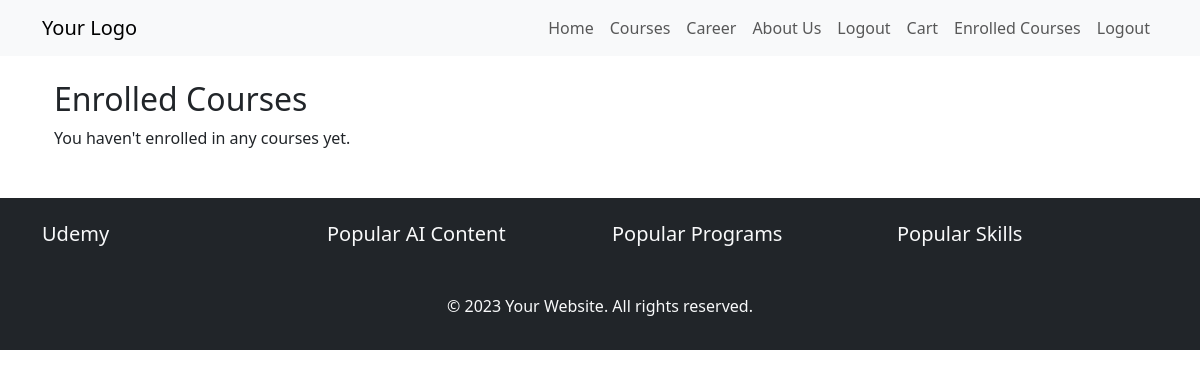
Page /enrolled-courses/ (signed in) on the earlier database version.
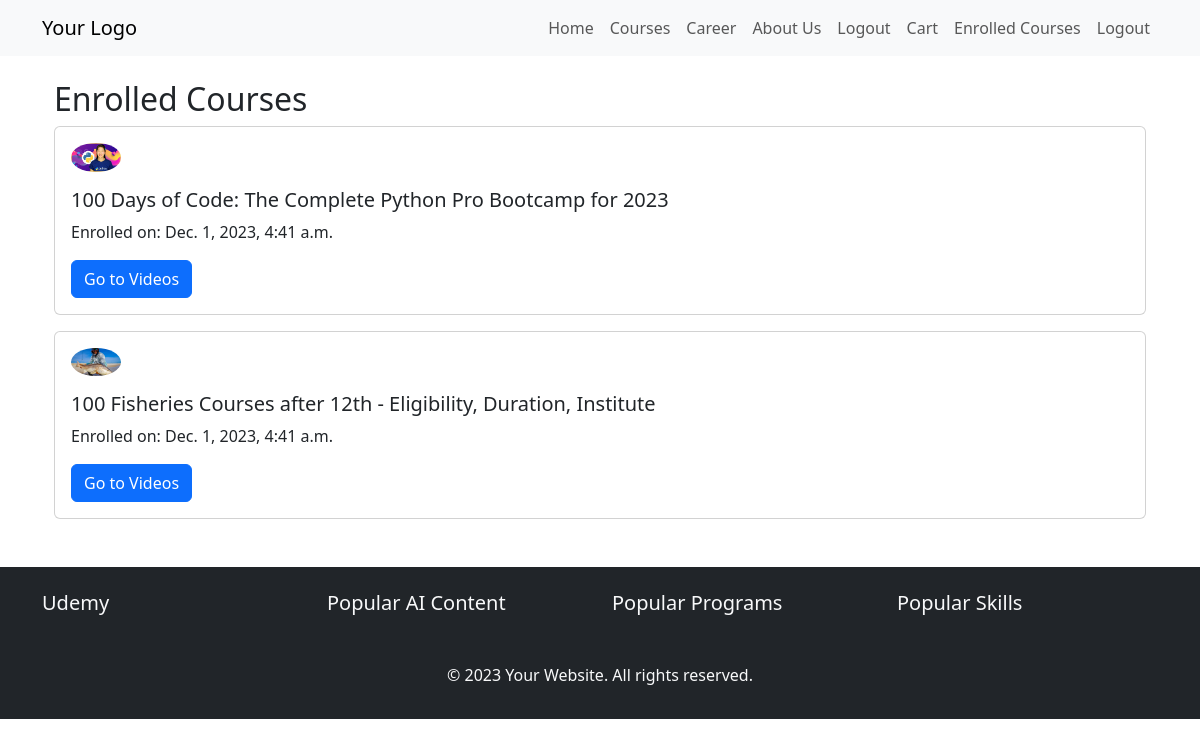
Same page on the later database version.
### Course/models.py (models this page shows, shortened)
class PurchasedCourses(models.Model):
    user = models.ForeignKey(CustomUser, on_delete=models.CASCADE)
    course = models.ForeignKey(Course, on_delete=models.CASCADE)
    purchase_date = models.DateTimeField(auto_now_add=True)

class Course(models.Model):
    title = models.CharField(max_length=255)
    first_description = models.TextField()
    second_description = models.TextField()
    thumbnail = models.ImageField(upload_to='course_thumbnails/', blank=True, null=True)
    rating = models.DecimalField(max_digits=3, decimal_places=2)
    students_enrolled = models.PositiveIntegerField()
    category =models.ForeignKey(Category, on_delete=models.CASCADE, null=True)
    price = models.DecimalField(max_digits=10, decimal_places=2, default=0)
    author=models.ForeignKey(Author, on_delete=models.CASCADE, null=True)
    total_modules = models.PositiveIntegerField( default=0)

### Course/views.py (the view)
# urls.py: path('enrolled-courses/', enrolled_courses, name='enrolled_courses'),
def enrolled_courses(request):
    enrolled_courses = PurchasedCourses.objects.filter(user=request.user)
    context = {
        'enrolled_courses': enrolled_courses,
    }
    return render(request, 'enrolled_courses.html', context)

### Course/templates/enrolled_courses.html (shortened to what this page needs)
{% extends 'base.html' %}
{% block content %}
  <div class="container mt-4">
    <h2>Enrolled Courses</h2>
    {% if enrolled_courses %}
      {% for enrolled_course in enrolled_courses %}
        <div class="card mb-3">
          <div class="card-body">
            <img src="{{ enrolled_course.course.thumbnail.url }}" alt="{{ enrolled_course.course.title }} Thumbnail" class="img-fluid rounded-circle mb-3" width="50">
            <h5 class="card-title">{{ enrolled_course.course.title }}</h5>
            <p class="card-text">Enrolled on: {{ enrolled_course.purchase_date }}</p>
            <a href="{% url 'course:course_videos' course_id=enrolled_course.course.id %}" class="btn btn-primary">Go to Videos</a>
          </div>
        </div>
      {% endfor %}
    {% else %}
      <p>You haven't enrolled in any courses yet.</p>
    {% endif %}
  </div>
{% endblock %}

### Course/templates/base.html (shortened to what this page needs)
<!DOCTYPE html>
<html lang="en">
<head>
    <link href="https://cdn.jsdelivr.net/npm/bootstrap@5.3.0/dist/css/bootstrap.min.css" rel="stylesheet">
    <link rel="stylesheet" href="https://cdnjs.cloudflare.com/ajax/libs/font-awesome/5.15.1/css/all.min.css" />
</head>
<body>
<nav class="navbar navbar-expand-lg navbar-light bg-light">
    <div class="container">
        <a class="navbar-brand" href="{% url 'course:course_list' %}">Your Logo</a>
        <div class="collapse navbar-collapse" id="navbarNav">
            <ul class="navbar-nav ms-auto">
                <li class="nav-item">
                    <a class="nav-link" href="{% url 'course:course_list' %}">Home</a>
                </li>
                <li class="nav-item">
                    <a class="nav-link" href="{% url 'course:course_list' %}">Courses</a>
                </li>
                <li class="nav-item">
                    <a class="nav-link" href="">Career</a>
                </li>
                <li class="nav-item">
                    <a class="nav-link" href="">About Us</a>
                </li>
                <li class="nav-item">
                    {% if user.is_authenticated %}
                        <a class="nav-link btn btn-danger" href="{% url 'logout' %}">Logout</a>
                    {% else %}
                        <a class="nav-link btn btn-success" href="{% url 'login' %}">Login</a>
                    {% endif %}
                </li>
                {% if user.is_authenticated %}
                <li class="nav-item">
                    <a class="nav-link" href="{% url 'course:cart' %}">Cart</a>
                </li>
                <li class="nav-item">
                    <a class="nav-link" href="{% url 'course:enrolled_courses' %}">Enrolled Courses</a>
                </li>
                <li class="nav-item">
                    <a class="nav-link btn btn-danger" href="{% url 'logout' %}">Logout</a>
                </li>
            {% else %}
                <li class="nav-item">
                    <a class="nav-link btn btn-success" href="{% url 'login' %}">Login</a>
                </li>
            {% endif %}
            </ul>
        </div>
    </div>
</nav>
<div class="container mt-4">
    <div class="content">
        {% block content %}{% endblock %}
    </div>
</div>
<footer class="bg-dark text-light mt-5">
    <div class="container py-4">
        <div class="row">
            <div class="col-lg-3 col-md-6 mb-4 mb-lg-0">
                <h5>Udemy</h5>
            </div>
            <div class="col-lg-3 col-md-6 mb-4 mb-lg-0">
                <h5>Popular AI Content</h5>
            </div>
            <div class="col-lg-3 col-md-6 mb-4 mb-lg-0">
                <h5>Popular Programs</h5>
            </div>
            <div class="col-lg-3 col-md-6">
                <h5>Popular Skills</h5>
            </div>
        </div>
    </div>
    <div class="text-center p-3">
        <p>&copy; 2023 Your Website. All rights reserved.</p>
    </div>
</footer>
</body>
</html>

Differences in the rows shown:
added PurchasedCourses: course.thumbnail (picture), course "100 Days of Code: The Complete Python Pro Bootcamp for 2023", purchase_date "Dec. 1, 2023, 4:41 a.m."
added PurchasedCourses: course.thumbnail (picture), course "100 Fisheries Courses after 12th - Eligibility, Duration, Institute", purchase_date "Dec. 1, 2023, 4:41 a.m."
Other differences:
text no longer shown: "You haven't enrolled in any courses yet."
